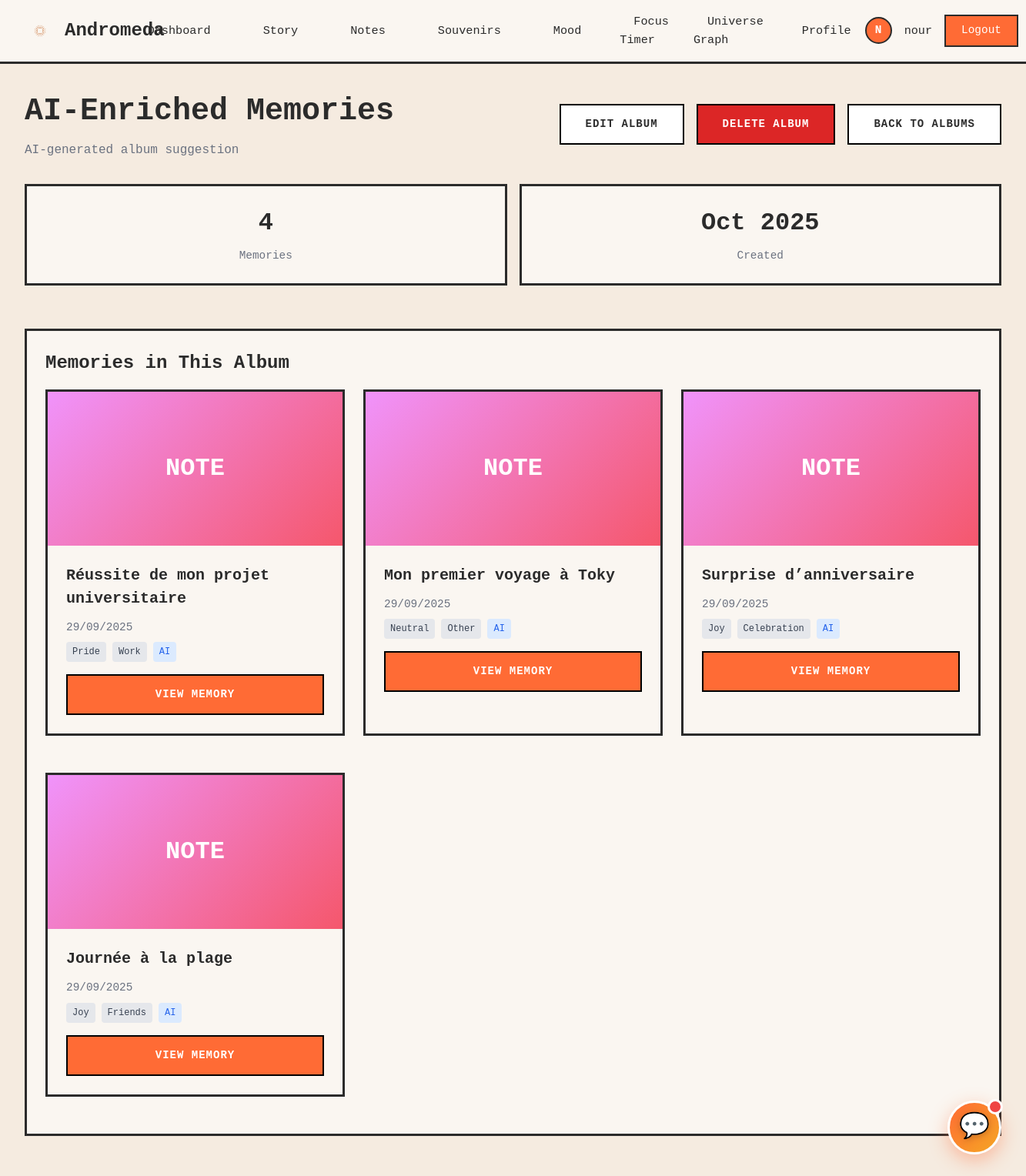
/albums/4/ (signed in), run on the app's committed database.
### core/models.py (models this page shows, shortened)
class User(AbstractUser):
    avatar_url = models.URLField(blank=True, null=True)
    groups = models.ManyToManyField(
        'auth.Group',
        verbose_name='groups',
        blank=True,
        help_text='The groups this user belongs to.',
        related_name='core_users',
        related_query_name='core_user',
    )
    user_permissions = models.ManyToManyField(
        'auth.Permission',
        verbose_name='user permissions',
        blank=True,
        help_text='Specific permissions for this user.',
        related_name='core_users',
        related_query_name='core_user',
    )

class AlbumSouvenir(models.Model):
    utilisateur = models.ForeignKey('User', on_delete=models.CASCADE, related_name='albums')
    titre = models.CharField(max_length=200, help_text="Album title")
    description = models.TextField(blank=True, help_text="Album description")
    is_auto_generated = models.BooleanField(default=False, help_text="Generated by AI")
    theme_auto = models.CharField(max_length=100, blank=True, default='', help_text="Auto-detected theme")
    souvenirs = models.ManyToManyField(Souvenir, related_name='albums', blank=True)
    couverture_generee = models.ImageField(upload_to='albums/', blank=True, help_text="Auto-generated cover")
    couleur_theme = models.CharField(max_length=7, default='#3498db', help_text="Theme color (hex)")
    is_public = models.BooleanField(default=False)
    ordre_affichage = models.IntegerField(default=0, help_text="Display order")
    created_at = models.DateTimeField(auto_now_add=True)
    updated_at = models.DateTimeField(auto_now=True)
    class Meta:
        ordering = ['ordre_affichage', '-created_at']
        verbose_name = "Memory Album"
        verbose_name_plural = "Memory Albums"

class Souvenir(models.Model):
    EMOTION_CHOICES = [
        ('joy', 'Joy'),
        ('sadness', 'Sadness'),
        ('nostalgia', 'Nostalgia'),
        ('gratitude', 'Gratitude'),
        ('excitement', 'Excitement'),
        ('peace', 'Peace'),
        ('love', 'Love'),
        ('surprise', 'Surprise'),
        ('pride', 'Pride'),
        ('neutral', 'Neutral'),
    ]
    THEME_CHOICES = [
        ('family', 'Family'),
        ('travel', 'Travel'),
        ('work', 'Work'),
        ('friends', 'Friends'),
        ('achievement', 'Achievement'),
        ('celebration', 'Celebration'),
        ('nature', 'Nature'),
        ('learning', 'Learning'),
        ('other', 'Other'),
    ]
    id = models.UUIDField(primary_key=True, default=uuid.uuid4, editable=False)
    utilisateur = models.ForeignKey('User', on_delete=models.CASCADE, related_name='souvenirs')
    titre = models.CharField(max_length=200, help_text="Memory title")
    description = models.TextField(help_text="Detailed description of the memory")
    date_evenement = models.DateField(help_text="Date of the event")
    photo = models.ImageField(upload_to='souvenirs/photos/%Y/%m/', blank=True, null=True)
    video = models.FileField(upload_to='souvenirs/videos/%Y/%m/', blank=True, null=True)
    emotion = models.CharField(max_length=50, choices=EMOTION_CHOICES, default='neutral', help_text="Primary emotion")
    theme = models.CharField(max_length=50, choices=THEME_CHOICES, default='other', help_text="Memory theme")
    lieu = models.CharField(max_length=200, blank=True, default='', help_text="Location of the memory")
    personnes_presentes = models.CharField(max_length=500, blank=True, default='', help_text="People present (comma-separated)")
    tags_personnalises = models.JSONField(default=list, blank=True, help_text="User-defined custom tags")
    is_favorite = models.BooleanField(default=False, help_text="Mark as favorite")
    is_public = models.BooleanField(default=False, help_text="Make publicly visible")
    ai_summary = models.TextField(blank=True, default='', help_text="AI-generated summary")
    ai_emotion_detected = models.CharField(max_length=50, blank=True, default='', help_text="AI-detected emotion")
    ai_tags = models.JSONField(default=list, blank=True, help_text="AI-generated tags")
    ai_analyzed = models.BooleanField(default=False, help_text="Has been analyzed by AI")
    ai_analysis_date = models.DateTimeField(null=True, blank=True, help_text="Date of AI analysis")
    created_at = models.DateTimeField(auto_now_add=True)
    updated_at = models.DateTimeField(auto_now=True)
    class Meta:
        ordering = ['-date_evenement']
        verbose_name = 'Memory'
        verbose_name_plural = 'Memories'
        indexes = [
            models.Index(fields=['-date_evenement']),
            models.Index(fields=['utilisateur', '-created_at']),
            models.Index(fields=['is_favorite']),
        ]

### core/views.py (the view)
# urls.py: path('albums/<int:album_id>/', views.detail_album, name='detail_album'),
@login_required
def detail_album(request, album_id):
    album = get_object_or_404(AlbumSouvenir, id=album_id, utilisateur=request.user)
    souvenirs = album.souvenirs.all().order_by('-date_evenement')
    context = {
        'album': album,
        'souvenirs': souvenirs,
    }
    return render(request, 'core/detail_album.html', context)

### core/templates/core/detail_album.html (shortened to what this page needs)
{% extends "core/dashboard_base.html" %}
{% block content %}
<div style="margin-bottom: 2rem;">
    <div style="display: flex; justify-content: space-between; align-items: center; margin-bottom: 1.5rem;">
        <div>
            <h1 style="font-size: 2.5rem; font-weight: bold; margin-bottom: 0.5rem;">{{ album.titre }}</h1>
            {% if album.description %}
            <p style="color: var(--text-gray); font-size: 1rem;">{{ album.description }}</p>
            {% endif %}
        </div>
        <div style="display: flex; gap: 1rem;">
            <a href="{% url 'core:modifier_album' album.id %}" class="btn-secondary">
                Edit Album
            </a>
            <a href="{% url 'core:supprimer_album' album.id %}" class="btn-secondary" style="background: #dc2626; color: white;" onclick="return confirm('Are you sure you want to delete this album?')">
                Delete Album
            </a>
            <a href="{% url 'core:liste_albums' %}" class="btn-secondary">
                Back to Albums
            </a>
        </div>
    </div>
</div>
<div style="display: grid; grid-template-columns: repeat(auto-fit, minmax(200px, 1fr)); gap: 1rem; margin-bottom: 2rem;">
    <div class="card" style="text-align: center;">
        <p style="font-size: 2rem; font-weight: bold; margin-bottom: 0.5rem;">{{ souvenirs|length }}</p>
        <p style="color: var(--text-gray); font-size: 0.9rem;">Memories</p>
    </div>
    <div class="card" style="text-align: center;">
        <p style="font-size: 2rem; font-weight: bold; margin-bottom: 0.5rem;">{{ album.created_at|date:"M Y" }}</p>
        <p style="color: var(--text-gray); font-size: 0.9rem;">Created</p>
    </div>
</div>
{% if souvenirs %}
<div class="card">
    <h2 class="card-title">Memories in This Album</h2>
    <div style="display: grid; grid-template-columns: repeat(auto-fill, minmax(300px, 1fr)); gap: 1.5rem;">
        {% for souvenir in souvenirs %}
        <div class="card" style="padding: 0; overflow: hidden;">
            {% if souvenir.photo %}
                <img src="{{ souvenir.photo.url }}" alt="{{ souvenir.titre }}" style="width: 100%; height: 200px; object-fit: cover;">
            {% elif souvenir.video %}
                <div style="width: 100%; height: 200px; background: linear-gradient(135deg, #374151 0%, #1f2937 100%); display: flex; align-items: center; justify-content: center;">
                    <span style="font-size: 2rem; color: white; font-weight: bold;">VIDEO</span>
                </div>
            {% else %}
                <div style="width: 100%; height: 200px; background: linear-gradient(135deg, #f093fb 0%, #f5576c 100%); display: flex; align-items: center; justify-content: center;">
                    <span style="font-size: 2rem; color: white; font-weight: bold;">NOTE</span>
                </div>
            {% endif %}
            <div style="padding: 1.5rem;">
                <h3 style="font-size: 1.25rem; font-weight: bold; margin-bottom: 0.75rem;">{{ souvenir.titre }}</h3>
                <p style="color: var(--text-gray); font-size: 0.9rem; margin-bottom: 0.5rem;">{{ souvenir.date_evenement|date:"d/m/Y" }}</p>
                <div style="display: flex; gap: 0.5rem; margin-bottom: 1rem;">
                    <span style="background: #e5e7eb; color: #374151; padding: 0.25rem 0.5rem; border-radius: 0.25rem; font-size: 0.75rem;">{{ souvenir.get_emotion_display }}</span>
                    <span style="background: #e5e7eb; color: #374151; padding: 0.25rem 0.5rem; border-radius: 0.25rem; font-size: 0.75rem;">{{ souvenir.get_theme_display }}</span>
                    {% if souvenir.ai_analyzed %}
                    <span style="background: #dbeafe; color: #2563eb; padding: 0.25rem 0.5rem; border-radius: 0.25rem; font-size: 0.75rem;">AI</span>
                    {% endif %}
                </div>
                <a href="{% url 'core:detail_souvenir' souvenir.id %}" class="btn-primary" style="width: 100%; text-align: center;">
                    View Memory
                </a>
            </div>
        </div>
        {% endfor %}
    </div>
</div>
{% endif %}
{% endblock %}

### core/templates/core/dashboard_base.html (shortened to what this page needs)
<!doctype html>
{% load static %}
<html lang="en">
<head>
    <script src="https://cdn.tailwindcss.com"></script>
    <link rel="stylesheet" href="{% static 'css/chase.css' %}">
</head>
<body>
    <nav class="navbar">
        <a href="{% url 'core:dashboard' %}" class="navbar-brand">
            <img src="{% static 'assets/logo.png' %}" alt="Andromeda Logo" onerror="this.style.display='none';">
            Andromeda
        </a>
        <ul class="navbar-menu" id="navbarMenu">
            <li><a href="{% url 'core:dashboard' %}" class="{% if request.resolver_match.url_name == 'dashboard' %}active{% endif %}">Dashboard</a></li>
            <li><a href="{% url 'core:story_inspiration' %}" class="{% if request.resolver_match.url_name == 'story_inspiration' %}active{% endif %}">Story</a></li>
            <li><a href="{% url 'notes:list' %}" class="{% if '/dashboard/notes/' in request.path %}active{% endif %}">Notes</a></li>
            <li><a href="{% url 'core:memories_dashboard' %}" class="{% if request.resolver_match.url_name == 'memories_dashboard' %}active{% endif %}">Souvenirs</a></li>
            <li><a href="{% url 'core:mood' %}" class="{% if request.resolver_match.url_name == 'mood' %}active{% endif %}">Mood</a></li>
            <li><a href="/focus/" class="{% if '/focus/' in request.path %}active{% endif %}">Focus Timer</a></li>
            <li><a href="/graph/" class="{% if '/graph/' in request.path %}active{% endif %}">Universe Graph</a></li>
            <li><a href="{% url 'core:profile' %}" class="{% if request.resolver_match.url_name == 'profile' %}active{% endif %}">Profile</a></li>
        </ul>
        <div class="navbar-user">
            {% if user.is_authenticated %}
                <div class="navbar-avatar">{{ user.username|slice:":1"|upper }}</div>
                <span class="navbar-username">{{ user.username }}</span>
                <form method="post" action="{% url 'logout' %}" style="display: inline;">
                    <button type="submit" class="btn-logout" style="margin: 0;">Logout</button>
                </form>
            {% else %}
                <a href="{% url 'login' %}" class="btn-logout">Login</a>
            {% endif %}
        </div>
    </nav>
    <div class="dashboard-container">
        {% block content %}{% endblock %}
    </div>
    <div id="chatbotFloat" onclick="toggleChatbot()" style="
        position: fixed;
        bottom: 2rem;
        right: 2rem;
        width: 70px;
        height: 70px;
        background: linear-gradient(135deg, var(--accent-orange) 0%, #f5a623 100%);
        border-radius: 50%;
        display: flex;
        align-items: center;
        justify-content: center;
        box-shadow: 0 8px 24px rgba(255, 107, 53, 0.4);
        cursor: pointer;
        transition: all 0.4s cubic-bezier(0.4, 0, 0.2, 1);
        z-index: 9999;
        border: 3px solid white;
        animation: floatPulse 3s ease-in-out infinite;
    " onmouseover="this.style.transform='scale(1.15) rotate(10deg)'; this.style.boxShadow='0 12px 32px rgba(255, 107, 53, 0.6)'" onmouseout="this.style.transform='scale(1) rotate(0deg)'; this.style.boxShadow='0 8px 24px rgba(255, 107, 53, 0.4)'">
        <span style="font-size: 2rem; filter: drop-shadow(0 2px 4px rgba(0,0,0,0.2));">💬</span>
    </div>
</body>
</html>

### core/templates/core/dashboard_base.html (style rules this page uses)
:root { --page-bg: #f5ebe0; --panel-bg: #faf6f1; --border-color: #2b2b2b; --accent-orange: #ff6b35; --text-dark: #2b2b2b; --text-gray: #6b7280; --separator-color: #d4c5b9; }
* { margin: 0; padding: 0; box-sizing: border-box; }
html { font-size: 16px; scroll-behavior: smooth; }
body { background: var(--page-bg) !important; color: var(--text-dark) !important; font-family: 'Courier New', monospace; -webkit-font-smoothing: antialiased; min-height: 100vh; }
.navbar { background: var(--panel-bg); border-bottom: 3px solid var(--border-color); padding: 1rem 2rem; display: flex; align-items: center; justify-content: space-between; position: sticky; top: 0; z-index: 1000; }
.navbar-brand { display: flex; align-items: center; gap: 0.75rem; font-size: 1.5rem; font-weight: bold; color: var(--text-dark); text-decoration: none; }
.navbar-brand img { width: 40px; height: 40px; object-fit: contain; }
.navbar-menu { display: flex; align-items: center; gap: 2rem; list-style: none; }
.navbar-menu a { color: var(--text-dark); text-decoration: none; font-size: 0.95rem; transition: color 0.2s ease; padding: 0.5rem 1rem; border: 2px solid transparent; }
.navbar-user { display: flex; align-items: center; gap: 1rem; }
.navbar-avatar { width: 35px; height: 35px; border-radius: 50%; background: var(--accent-orange); color: white; display: flex; align-items: center; justify-content: center; font-weight: bold; font-size: 0.9rem; border: 2px solid var(--border-color); }
.navbar-username { font-size: 0.95rem; color: var(--text-dark); }
.btn-logout { padding: 0.5rem 1.25rem; background: var(--accent-orange); color: white; border: 2px solid var(--border-color); cursor: pointer; font-family: 'Courier New', monospace; font-size: 0.9rem; transition: opacity 0.2s ease; text-decoration: none; display: inline-block; }
.dashboard-container { max-width: 1400px; margin: 0 auto; padding: 2rem; }
.card { background: var(--panel-bg); border: 3px solid var(--border-color); padding: 1.5rem; margin-bottom: 1.5rem; }
.card-title { font-size: 1.5rem; font-weight: bold; margin-bottom: 1rem; color: var(--text-dark); }
.btn-primary { background: var(--accent-orange); color: #FFFFFF; border: 2px solid #000000; border-radius: 0px; padding: 14px 32px; font-size: 14px; font-weight: 700; text-transform: uppercase; letter-spacing: 1px; cursor: pointer; transition: all 0.2s; box-shadow: none; font-family: 'Courier New', monospace; text-decoration: none; display: inline-block; }
.btn-secondary { background:#FFFFFF; color:var(--text-dark); border:2px solid #000000; border-radius:0; padding:14px 32px; font-size:14px; font-weight:700; text-transform:uppercase; letter-spacing:1px; cursor:pointer; transition: all 0.2s; font-family: 'Courier New', monospace; text-decoration: none; display: inline-block; }
#chatbotFloat::before { content: ''; position: absolute; top: -5px; right: -5px; width: 20px; height: 20px; background: #ef4444; border-radius: 50%; border: 3px solid white; animation: pulse 2s ease-in-out infinite; }

### data on the page
User: username "N", username "nour"
AlbumSouvenir: titre "AI-Enriched Memories", description "AI-generated album suggestion", created_at "Oct 2025"
Souvenir: photo "NOTE", titre "Réussite de mon projet universitaire", date_evenement "29/09/2025", emotion "Pride", theme "Work", ai_analyzed "AI"
Souvenir: photo "NOTE", titre "Mon premier voyage à Toky", date_evenement "29/09/2025", emotion "Neutral", theme "Other", ai_analyzed "AI"
Souvenir: photo "NOTE", titre "Surprise d’anniversaire", date_evenement "29/09/2025", emotion "Joy", theme "Celebration", ai_analyzed "AI"
Souvenir: photo "NOTE", titre "Journée à la plage", date_evenement "29/09/2025", emotion "Joy", theme "Friends", ai_analyzed "AI"

### other printed values
{{ souvenirs|length }} "4"
